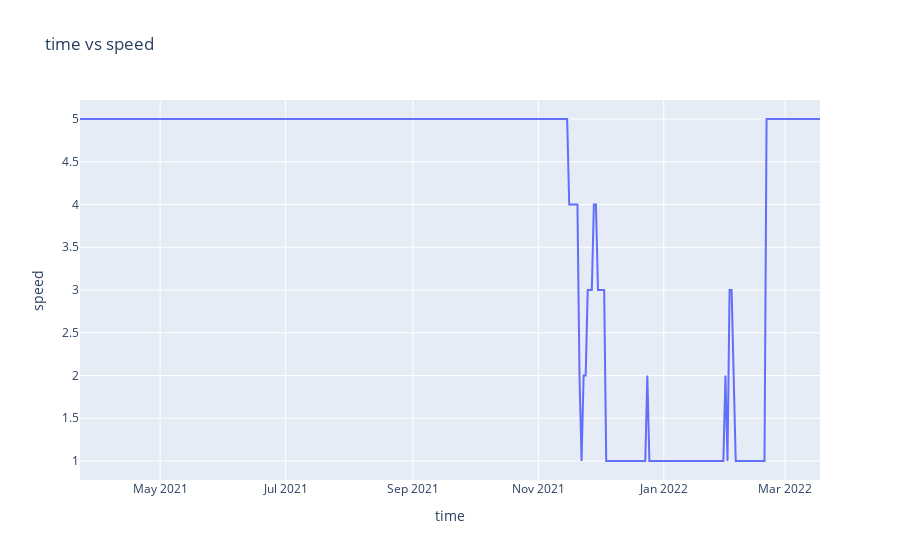

Here is the notebook cell this chart was saved with:
### Code cell
import plotly.express as px



fig = px.line(daily_mode_df, x='day', y='speed', title='time vs speed',
                 labels={'day': 'time', 'speed': 'speed'})

fig.show()

### Figure 1 — Plotly figure (JSON) as saved in the notebook; plotly's stock layout.template omitted (floating-point values rounded to 4 significant figures; data arrays with more than 128 entries replaced by an {"elided": "..."} marker saying what was removed)
{"data": [{"hovertemplate": "time=%{x}<br>speed=%{y}<extra></extra>", "legendgroup": "", "line": {"color": "#636efa", "dash": "solid"}, "marker": {"symbol": "circle"}, "mode": "lines", "name": "", "orientation": "v", "showlegend": false, "type": "scatter", "x": {"elided": "315 str values"}, "xaxis": "x", "y": {"elided": "315 int values"}, "yaxis": "y"}], "layout": {"legend": {"tracegroupgap": 0}, "title": {"text": "time vs speed"}, "xaxis": {"anchor": "y", "domain": [0, 1], "title": {"text": "time"}}, "yaxis": {"anchor": "x", "domain": [0, 1], "title": {"text": "speed"}}}}
